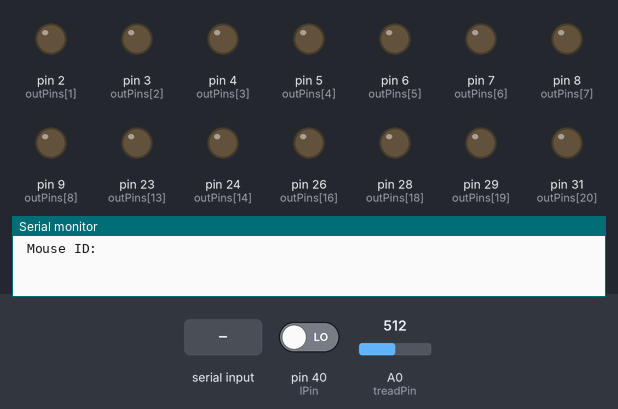
A program run on a simulated Arduino Mega 2560, built with avr-gcc and run on an emulated ATmega2560. Shown: output pins drawn as LEDs (lit = HIGH), the last lines printed to the serial monitor. The test bench sets the inputs (shaded band); at power-on: pin 40 (lPin) LOW, A0 (treadPin) = 512. Random numbers use the default seed unless the program sets one.

Above: at 1.4 s.
1.5 s: "90,45\n" received over Serial
At 4.75 s:
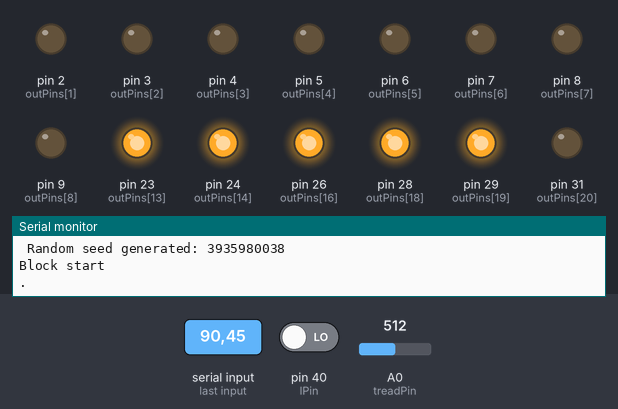
At 5.9 s:
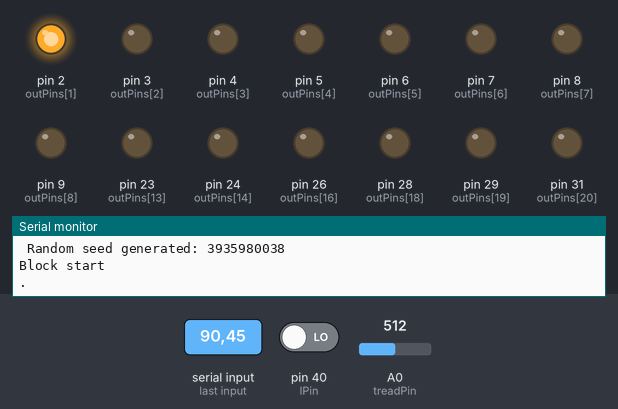
Timing chart, 0 to 13.0 s (numbered marks = the images above; inputs shaded):
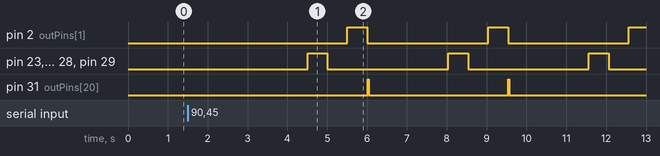

Measured:
- after the input at 1.5 s, pin 2 (outPins[1]): alternates HIGH for 0.50 s and LOW for 3.0 s, starting after 4.0 s; pin 23 (outPins[13]): alternates HIGH for 0.50 s and LOW for 3.0 s, starting after 3.0 s

The program:

main.cpp
```cpp
#include <Arduino.h>

// -----Duration parameters-----
const int tITI = 2000; // ITI duration
const int tS1 = 500; // Stimulus S2 duration
const int tS2 = 500; // Stimulus S1 duration
const int tReward = 20; // Reward water flow duration
const int tTrace = 500; // Trace period duration
const int tDelay = 10; // Reward onset delay

// -----Timer parameters-----
unsigned long pTimer;
unsigned long tTimer;
bool doTime = false;

// -----Input parameters-----
int lickState = 1; // Initial lick state
int lickStateP; // Previous lick state
int lickNum; // Poke counter
int lickON;
int lickOFF;
unsigned long treadState;

// -----ID variables-----
int mouseID;
String humanID;

// -----Pin parameters-----
const unsigned int outPins[21] = {1,2,3,4,5,6,7,8,9,10,11,12,22,23,24,25,26,27,28,29,31}; // All out pins
const unsigned int ledPins[4][5] = { // Pins that drive the various LED signals used
  {28,26,24,29,23},
  {24,29,23,25,27},
  {23,25,27,22,28},
  {27,22,28,26,24}
};
const unsigned int trialStates[8][3] = { // Simplified trial type joint prob matrix
  {1, 2, 85},
  {2, 1, 85},
  {3, 6, 85},
  {4, 5, 60},
  {5, 4, 60},
  {6, 3, 85},
  {7, 8, 85},
  {8, 7, 85}
};
const unsigned int odorPins[4][12] = { // Olfactometer pin mapping
  {1,1,1,4,4,4,7,7,7,10,10,10},
  {2,3,3,5,6,6,8,9,9,11,12,12},
  {0,1,1,0,1,1,0,1,1,0,1,1},
  {1,0,1,1,0,1,1,0,1,1,0,1}
};
int rPin[] = {31}; // Reward valve pin
int lPin = 40; // Lick pin
int treadPin = A0;
int S1pins[5];
int S2pins[2];
int unsigned S1ID;

// -----General parameters-----
int blockBasis[8] = {0, 1, 2, 3, 4, 5, 6, 7};
const int blockSize = sizeof(blockBasis)/sizeof(blockBasis[0]);
unsigned int inblock = false;
unsigned int blockPos = 0;
int unsigned trialCoin;
int unsigned trialID;

// -----Variables-----
int state = 0;
int nextstate = 0;
int i;
int j;


//:::::::::::::::::::::::::---------:::::::::::::::::::::::::
//:::::::::::::::::::::::::FUNCTIONS:::::::::::::::::::::::::
// f(state transition)-----
void transition(int n)
{
  state = -1;     // Reset state to default
  nextstate = n;  // Advance state index
}

// f(output pin toggle)-----
void output(int ppins[], int n, char direction)
{
  for(int i = 0; i < n; i++)
  {
    digitalWrite(ppins[i], direction);
  }
}

// f(background timer)-----
void bgtimer(int tDur)
{
  doTime = true;
  pTimer = millis();
  tTimer = tDur;
}

// f(actually random seed generator function)-----
#include <avr/interrupt.h>
#include <avr/wdt.h>
#include <util/atomic.h>
// The following addresses a problem in version 1.0.5 and earlier of the Arduino IDE
// that prevents randomSeed from working properly.
//        https://github.com/arduino/Arduino/issues/575
#define randomSeed(s) srandom(s)

volatile uint32_t seed;  // These two variables can be reused in your program after the
volatile int8_t nrot;    // function CreateTrulyRandomSeed()executes in the setup()
                         // function.
void CreateTrulyRandomSeed()
{
  seed = 0;
  nrot = 32; // Must be at least 4, but more increased the uniformity of the produced
             // seeds entropy.
  // The following five lines of code turn on the watch dog timer interrupt to create
  // the seed value
  cli();
  MCUSR = 0;
  _WD_CONTROL_REG |= (1<<_WD_CHANGE_BIT) | (1<<WDE);
  _WD_CONTROL_REG = (1<<WDIE);
  sei();
  while (nrot > 0);  // wait here until seed is created
  // The following five lines turn off the watch dog timer interrupt
  cli();
  MCUSR = 0;
  _WD_CONTROL_REG |= (1<<_WD_CHANGE_BIT) | (0<<WDE);
  _WD_CONTROL_REG = (0<< WDIE);
  sei();
}
ISR(WDT_vect)
{
  nrot--;
  seed = seed << 8;
  seed = seed ^ TCNT1L;
}

// f(shuffle trial identities)-----
void swap (int *p,int *q)
{
  int temp;
  temp=*p;
  *p=*q;
  *q=temp;
}

//:::::::::::::::::::::::::-----:::::::::::::::::::::::::
//:::::::::::::::::::::::::-----:::::::::::::::::::::::::
//:::::::::::::::::::::::::SETUP:::::::::::::::::::::::::
void setup()
{
  CreateTrulyRandomSeed(); // Calls the true random seed generator from above
  randomSeed(seed);

  // Open serial port
  Serial.begin(9600);
  int nPins = sizeof(outPins)/sizeof(outPins[0]);

  // Set pinmodes to output
  for (i = 0; i <= nPins; i++)
  {
    pinMode(outPins[i],OUTPUT);
  }

  // Wait with next stage until serial monitor is running
  while (! Serial);

  // Verify
  Serial.print("\n Mouse ID: ");
  while (Serial.available() == 0) {}
  mouseID = Serial.parseInt();
  Serial.print("\n Human ID: ");
  while (Serial.available() == 0) {}
  humanID = Serial.readString();

  // Print some random info, literally
  Serial.print("\n Random seed generated: ");
  Serial.println(seed);
  Serial.println("Block start");
}


//:::::::::::::::::::::::::---------:::::::::::::::::::::::::
//:::::::::::::::::::::::::---------:::::::::::::::::::::::::
//:::::::::::::::::::::::::---------:::::::::::::::::::::::::
//:::::::::::::::::::::::::MAIN LOOP:::::::::::::::::::::::::
void loop()
{
  // Shuffle block vector to randomize trials
  for (int k = blockSize-1; k >= 0; k--)
  {
    int j = random(k); // Pick a random index from 0 to k
    swap(&blockBasis[k], &blockBasis[j]); // Swap blockBasis[k] with the element at random index
  }
  blockPos = 1; // Reset trial counter
  inblock = true; // (Re)declare we are in block

  // Run block
  while (inblock)
  {
    // Cycle through all the trials in this block
    for(int trials = 0; trials < blockSize; trials++)
    {
      trialID = blockBasis[trials];
      // ..........Timer..........
      if (millis() - pTimer >= tTimer)
      {
        state = nextstate; // Trigger state transition via switch cases below
        doTime = false; // Reset timer
      }

      // ..........Lick detection..........
      lickStateP = lickState; // store previous lick state
      lickState = digitalRead(lPin); // record new lick state
      if (lickState-lickStateP < 0)
      {
        lickNum += 1; // Update lick counter
        Serial.print("."); // Print to serial monitor
        lickON = millis(); // Record lick entry
      }
      else if (lickState-lickStateP > 0) // Record lick exit
      {
        lickOFF = millis();
      }

      // Read analogue treadmill input
      treadState = analogRead(treadPin);

    // ******************** State transitions ********************
      switch (state)
      {
        case 0: // ITI timer start
          bgtimer(tITI); // Start timer
          transition(1); // Advance state index

          // Determine S1 for this trial
          trialCoin = random(100);
          if (trialCoin >= trialStates[trials][2])
          {
            S1ID = trialStates[trials][1];
          }
          else
          {
            S1ID = trialStates[trials][0];
          }
          // Generate pin map for LED stimulus
          for (i = 0; i < 5; i++)
          {
            S1pins[i] = ledPins[j][i];
          }
          // Determine S2 for this trial
          S2pins[0] = 2;
          break;
        case 1: // S1 stimulus ON
          bgtimer(tS1); // Start timer
          output(S1pins, 5, HIGH); // activate(pins);
          transition(2); // Advance state index
          break;
        case 2: // S1 stimulus OFF
          output(S1pins, 5, LOW); // activate(pins);
          transition(3); // Advance state index
          break;
        case 3: // Trace period start
          bgtimer(tTrace); // Start timer
          transition(4); // Advance state index
          break;
        case 4: // S2 odor  ON
          output(S2pins, 1, HIGH);
          bgtimer(tS2); // Start timer
          transition(5); // Advance state index
          break;
        case 5: // S2 odor presentation OFF
          output(S2pins, 1, LOW); //S1 odor OFF
          transition(6); // Advance state index
          break;
        case 6: // Reward onset delay timer start
          bgtimer(tDelay); // Start timer
          transition(7); // Advance state index
          break;
        case 7: // Reward presentation ON
          output(rPin, 1, HIGH); // Open reward port
          bgtimer(tReward); // Start timer
          transition(8); // Advance state index
          break;
        case 8: // Reward presentation OFF
          output(rPin, 1, LOW); // Close reward port
          transition(0); // Advance state index
          if (blockPos == blockSize)
          {
            inblock = false;
          }
          else blockPos += 1;
          break;
        case 9: // Pause the whole thing
          while (Serial.available() == 0) {} // Wait for input over serial port
          transition(nextstate); // Reset state index
          break;
        default: // Default stay out of switches
          break;
      }
    }
  }
}
```
